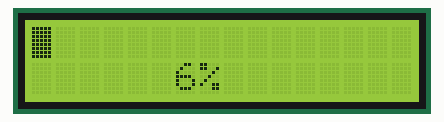
Bench run of a sketch on a simulated Arduino Uno, built with avr-gcc and run on an emulated ATmega328P. Shown: 16×2 character LCD.

Above: at 0.1 s.
At 1.0 s:
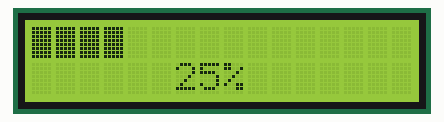
At 2.2 s:
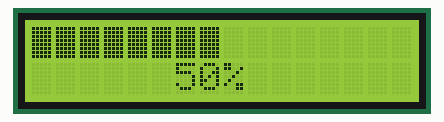
At 3.4 s:
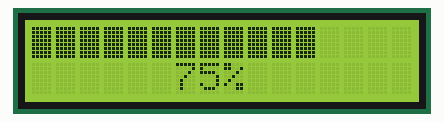
At 4.6 s:
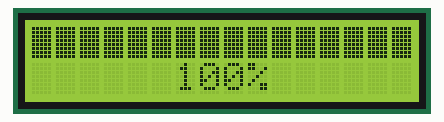
At 5.9 s:
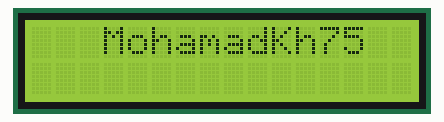

The sketch:

second.ino
```cpp
// RunDuino, Arduino by MohamadKh75
// 2017-06-27
// ********************


#include <LiquidCrystal.h>

LiquidCrystal lcd(8, 9, 4, 5, 6, 7);    //connected to pins


int i;
float perc=0;
String sign = "%";

void setup()
{
  lcd.begin(16, 2);
  lcd.clear();

  for (int i = 0  ; i<16 ; ++i)
    {
    lcd.setCursor(i,0);
    lcd.print((char)511);
    perc += 6.25;

    lcd.setCursor(6,1);
    lcd.print(int(perc) + sign);

    delay(300);
    }

    delay(1000);
    lcd.clear();
    lcd.setCursor(3,0);
    lcd.write("MohamadKh75");
}

void loop()
{
  // Nothing Here Yet!
}
```

Measured:
- what the display in image 4 shows lasts 1.3 s, from 4.6 s to 5.9 s
